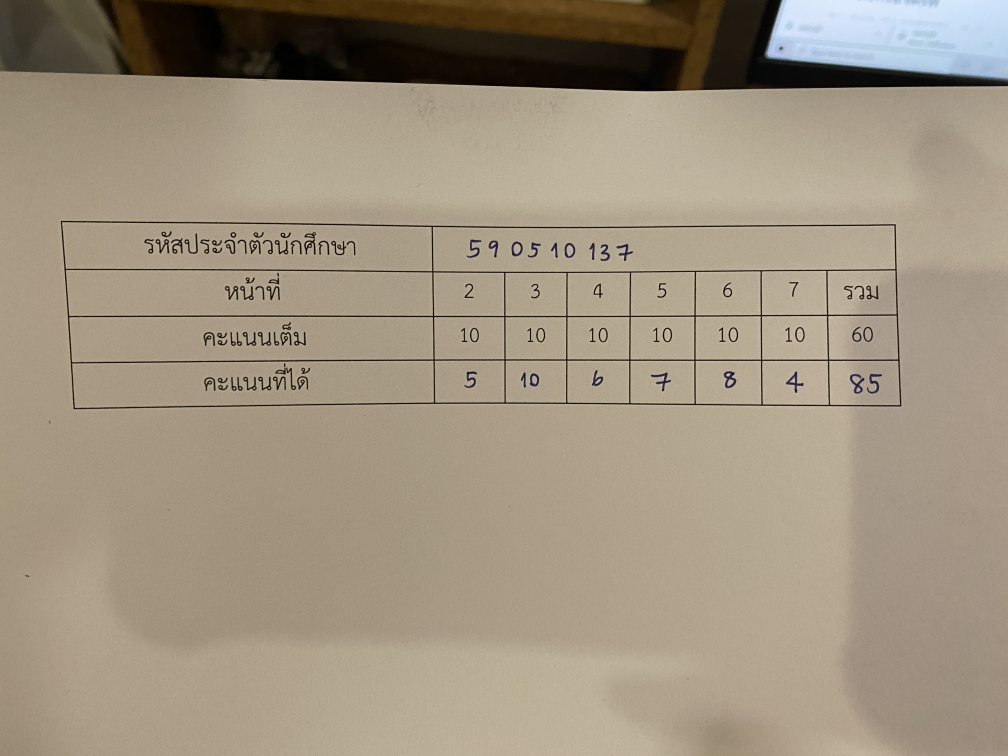
#> input picture score_sheet_api/src/detection/asset/inputs/sample/sample01.png, 4032 x 3024 px (shown at 1/4 size); its folder holds only this picture in this run
$ python -i Utility.py   (imports and definitions only)   (older library calls are emulated)
#> lines starting #> are read from the running program, lines starting #| are printed output that depends on the picture
import cv2
import numpy as np
import os
import glob


# [36 lines left out: functions resizeImage, resize28Image, getAreaByContour, convertGray2BinaryImage, not called in this run]

def convertBgr2GrayImage(rgb_img):
    return cv2.cvtColor(rgb_img, cv2.COLOR_BGR2GRAY)

def gaussiamBlur(gray_img, filter_width=3, filter_height=3):
    return cv2.GaussianBlur(gray_img,(filter_width,filter_height),0)

def removeNoiseAndShadow(gray_img):
    dilated_img = cv2.dilate(gray_img, np.ones((7,7), np.uint8))
    bg_img = cv2.medianBlur(dilated_img, 99)
    diff_img = 255 - cv2.absdiff(gray_img, bg_img)
    norm_img = diff_img.copy()
    cv2.normalize(diff_img, norm_img, alpha=0, beta=255, norm_type=cv2.NORM_MINMAX, dtype=cv2.CV_8UC1)
    return diff_img

# [22 lines left out: functions contours, sortContours, not called in this run]

>>> import cv2
>>> picture = cv2.imread('asset/inputs/sample/sample01.png', cv2.IMREAD_GRAYSCALE)
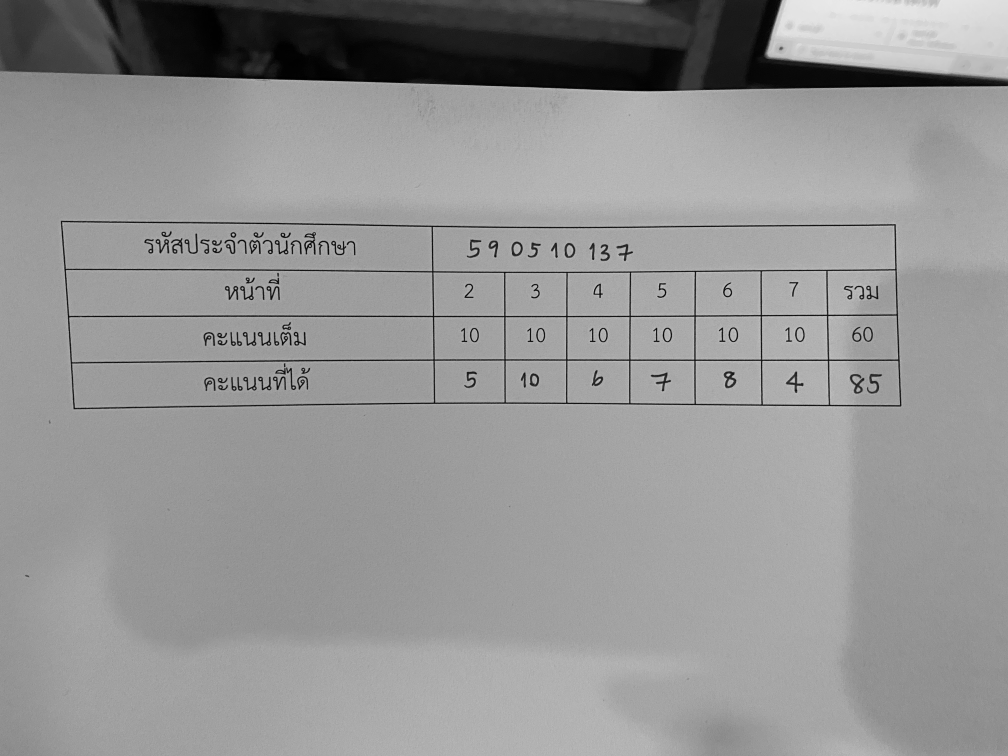
#> picture: shape (3024, 4032) (shown at 1/4 size); min 0, max 253, mean 148.4
>>> result = removeNoiseAndShadow(picture)
#> in removeNoiseAndShadow, `dilated_img = cv2.dilate(gray_img, np.ones((7,7), np.uint8))`:
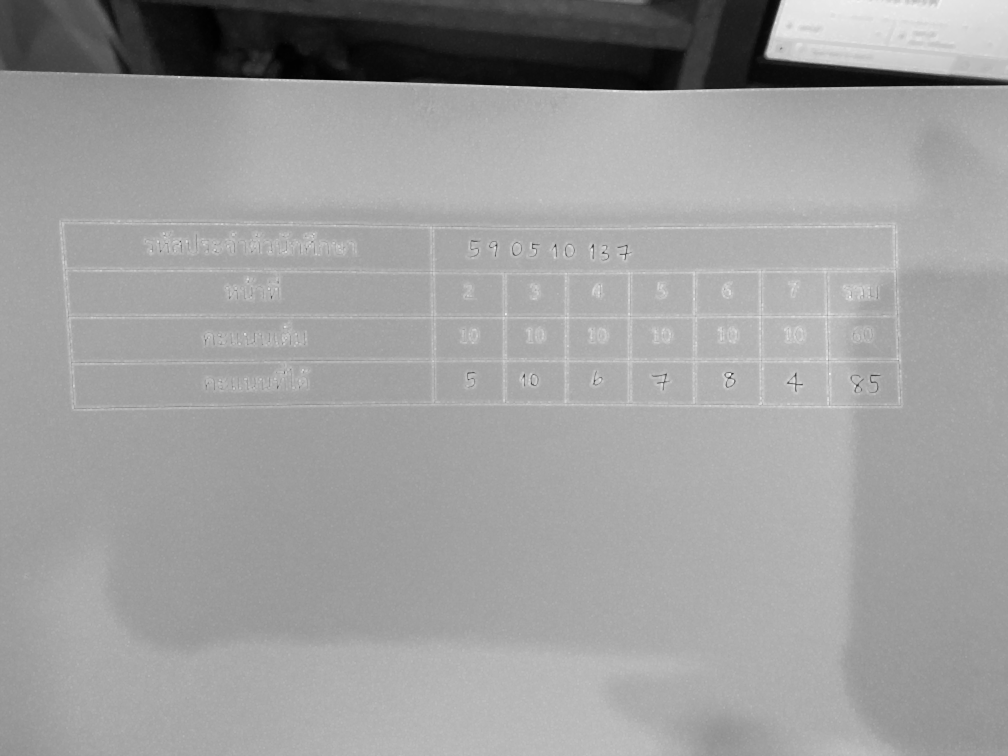
#> dilated_img: shape (3024, 4032) (shown at 1/4 size); min 1, max 253, mean 157.8
#> in removeNoiseAndShadow, `diff_img = 255 - cv2.absdiff(gray_img, bg_img)`:
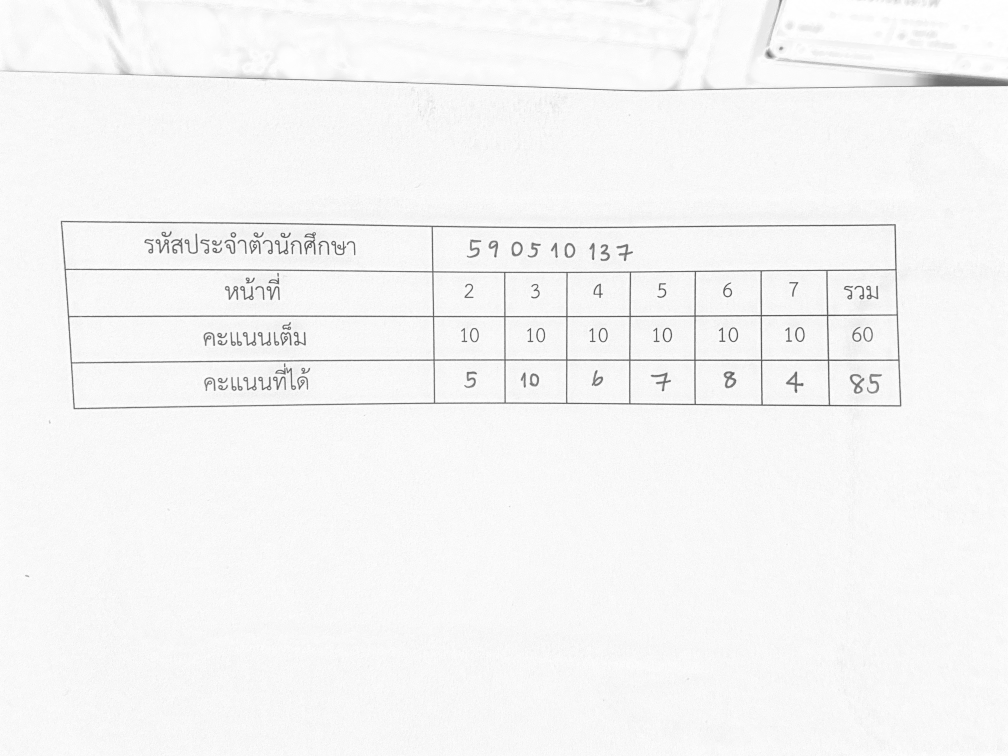
#> diff_img: shape (3024, 4032) (shown at 1/4 size); min 65, max 255, mean 245.6
